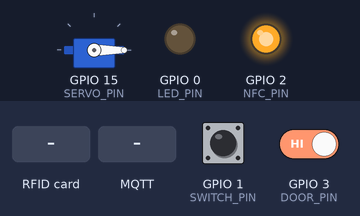
Bench run of a program on a simulated ESP8266 (NodeMCU). Shown: servo, output pins drawn as LEDs (lit = HIGH). The inputs (shaded band) are chosen by the test bench; at power-on: GPIO 3 (DOOR_PIN) HIGH, GPIO 1 (SWITCH_PIN) HIGH. WiFi joins after 1.5 s; servers stay silent unless stated; EEPROM starts erased; no MQTT or app messages arrive unless stated; what the program prints to the serial monitor is not drawn.

Above: at 3.4 s.
3.5 s: GPIO 3 (DOOR_PIN) driven LOW
5.0 s: GPIO 1 (SWITCH_PIN) pulled LOW for 0.15 s
At 6.1 s:
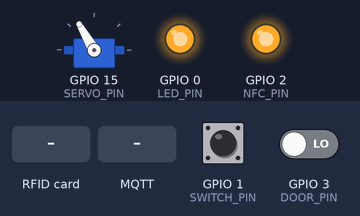
6.6 s: RFID card 01 ED 4D 1C held to the reader
8.1 s: MQTT message "UNLOCK" arrives on the first subscribed topic
At 9.3 s:
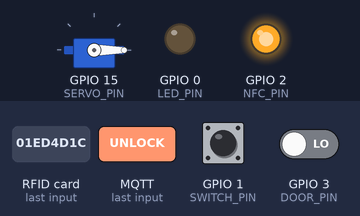
9.6 s: RFID card 5E 7A 19 C4 held to the reader
11.1 s: MQTT message "LOCK" arrives on the first subscribed topic
At 12.4 s:
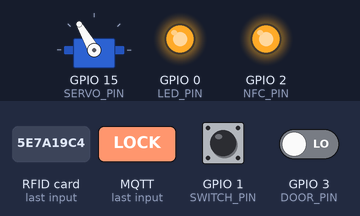
Timing chart, 0 to 13.6 s (numbered marks = the images above; inputs shaded):
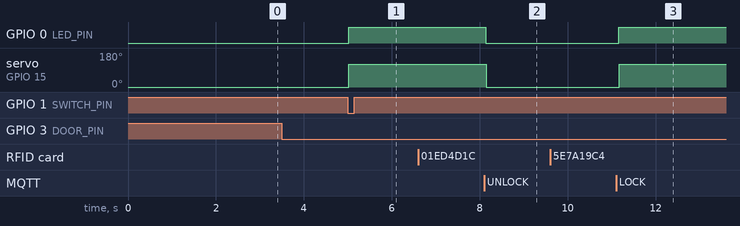

The program:

main.cpp
```cpp
#include <ArduinoOTA.h>
#include <EEPROM.h>
#include <ESP8266WiFi.h>
#include <MFRC522.h>
#include <PubSubClient.h>
#include <Servo.h>
#include <SPI.h>
#define LED_PIN 0
#define NFC_PIN 2
#define RST_PIN 5    // D1
#define SS_PIN 4     // D2
#define DOOR_PIN 3   // D9(RX)
#define SERVO_PIN 15 // D8
#define SWITCH_PIN 1 // D10
#if __has_include("info.h")
#include <info.h>
#else
/**
 * info.h只是方便我自己不用每次填写配置
 * 其他人在下方配置wifi和mqtt即可
 * 第一次刷入需将platformio.ini的上传方式改为串口模式
 */
const char *ssid = "WiFi名称";
const char *password = "WiFi密码";
const char *mqtt_username = "MQTT用户名";
const char *mqtt_password = "MQTT密码";
const char *mqtt_broker = "MQTT服务器地址";
const int mqtt_port = 1883;
#endif

// 设备名称
String device_name = "DoorLock";
// NFC配置
const int CARDS = 4;                                         // 存储的卡片数量上限
const int CARD_SIZE = 4;                                     // 卡片UID的长度
byte User_ID[CARDS][CARD_SIZE] = {{0x01, 0xED, 0x4D, 0x1C}}; // 存储的卡片UID
String WaitReadCard = "OFF";
const char *nfc_uid_topic = "sensor/door/nfc";
const char *nfc_state_topic = "switch/nfc/state";
const char *nfc_cmd_topic = "switch/nfc/cmd";
// 房门开合状态
String door_state = "ON";
bool DoorState = HIGH;
const char *door_state_topic = "binary_sensor/door/state";
// 门锁
String lock_state = "UNLOCK";
const char *lock_state_topic = "lock/doorlock/state"; // 上传状态主题
const char *lock_cmd_topic = "lock/doorlock/cmd";     // 接受命令主题
// 定义物理开关状态（高电平松开，低电平按下）
bool prevSwitchState = true;
// 定义上一次按下物理开关的时间
unsigned long lastClickTime = 0;
// 定义上一次重启NFC模块的时间
unsigned long lastRestartTime = 0;
// WiFi对象
WiFiClient espClient;
// MQTT对象
PubSubClient client(espClient);
// 建立舵机对象 myservo
Servo myservo;
// 创建新的mfrc522实例
MFRC522 rfid(SS_PIN, RST_PIN);

void pub_mqtt_state()
{
    client.publish(nfc_state_topic, WaitReadCard.c_str());
    Serial.println("上传房门状态: " + door_state);
    client.publish(door_state_topic, door_state.c_str());
    Serial.println("上传房门状态: " + door_state);
    client.publish(lock_state_topic, lock_state.c_str());
    Serial.println("上传门锁状态: " + lock_state);
    ESP.wdtFeed();
}

void nfc_restart()
{
    unsigned long restartTime = millis();
    if (restartTime - lastRestartTime > 300000)
    {
        digitalWrite(NFC_PIN, LOW);
        delay(10);
        digitalWrite(NFC_PIN, HIGH);
        // SPI.begin();
        rfid.PCD_Init();
        lastRestartTime = millis();
    }
}

void DoorSensor()
{
    // 读取开关状态
    bool newDoorState = digitalRead(DOOR_PIN);
    // 如果开关状态改变
    if (newDoorState != DoorState)
    {
        // 延迟10毫秒避免状态抖动
        delay(10);
        // 再次读取开关状态
        newDoorState = digitalRead(DOOR_PIN);
        // 如果开关状态仍然改变
        if (newDoorState != DoorState)
        {
            // 更新开关状态变量
            DoorState = newDoorState;
            if (DoorState)
                door_state = "ON";
            else
                door_state = "OFF";
            pub_mqtt_state();
        }
    }
}

void Lock()
{
    if (!DoorState && lock_state == "UNLOCK")
    {
        digitalWrite(LED_PIN, HIGH);
        Serial.println("锁定");
        myservo.write(120);
        delay(100);
        lock_state = "LOCK";
    }
    else if (lock_state == "LOCK")
    {
        digitalWrite(LED_PIN, LOW);
        Serial.println("解锁");
        myservo.write(0);
        delay(100);
        lock_state = "UNLOCK";
    }
    pub_mqtt_state();
}

void callback(char *topic, byte *payload, unsigned int length)
{
    Serial.println("-----------------------");
    Serial.printf("消息来自主题: %s\n", topic);
    String message;
    for (unsigned int i = 0; i < length; i++)
    {
        message += (char)payload[i];
    }
    Serial.println("消息内容: " + message);
    Serial.print("MQTT执行操作: ");
    if (strcmp(topic, lock_cmd_topic) == 0)
    {
        if (message == "UNLOCK")
            lock_state = "LOCK";
        else
            lock_state = "UNLOCK";
        lastClickTime = millis();
        Lock();
    }
    else if (strcmp(topic, nfc_cmd_topic) == 0)
    {
        WaitReadCard = message;
        pub_mqtt_state();
    }
}

void eepromWrite()
{
    for (int i = 0; i < CARDS; i++)
    {
        EEPROM.put(i * CARD_SIZE, User_ID[i]);
    }
    EEPROM.commit();
}

void eepromRead()
{
    String all_uid = "";
    for (int i = 0; i < CARDS; i++)
    {
        EEPROM.get(i * CARD_SIZE, User_ID[i]);
        if (User_ID[i][0] != '\0')
        {
            for (int j = 0; j < CARD_SIZE; j++)
            {
                all_uid.concat(String(User_ID[i][j] < 0x10 ? "0" : ""));
                all_uid.concat(String(User_ID[i][j], HEX));
            }
            all_uid.concat(i < CARDS ? ",\n" : "");
        }
    }
    client.publish(nfc_uid_topic, all_uid.c_str());
}

String rfidReadUid(byte *buffer, byte bufferSize)
{
    String cardUid = "";
    for (byte i = 0; i < bufferSize; i++)
    {
        cardUid.concat(String(buffer[i] < 0x10 ? "0" : ""));
        cardUid.concat(String(buffer[i], HEX));
    }
    return cardUid;
}

void NFC()
{
    if (rfid.PICC_IsNewCardPresent())
    {
        // 获取当前时间
        unsigned long clickTime = millis();
        // 如果距离上次单击时间小于500毫秒则退出
        if (clickTime - lastClickTime < 1500)
            return;
        if (rfid.PICC_ReadCardSerial())
        {
            String cardUid = rfidReadUid(rfid.uid.uidByte, rfid.uid.size);
            Serial.println("卡片UID: " + cardUid);
            client.publish(nfc_uid_topic, ("UID:" + cardUid).c_str());
            bool found = false;
            for (byte num = 0; num < CARDS; num++)
            {
                String storedUid = rfidReadUid(User_ID[num], CARD_SIZE);
                if (WaitReadCard == "OFF" && cardUid.equals(storedUid))
                {
                    Serial.println("验证通过");
                    Lock();
                    break;
                }
                else if (WaitReadCard == "OFF" && num == CARDS - 1)
                {
                    Serial.println("验证失败");
                }
                else if (WaitReadCard == "ON" && cardUid.equals(storedUid))
                {
                    memset(User_ID[num], 0, CARD_SIZE);
                    eepromWrite();
                    Serial.println("已删除UID: " + cardUid);
                    found = true;
                    WaitReadCard = "OFF";
                    client.publish(nfc_state_topic, WaitReadCard.c_str());
                    break;
                }
            }
            if (WaitReadCard == "ON" && !found)
            {
                // 查看User_ID有几组数据
                int index = -1;
                for (int i = 0; i < CARDS; i++)
                {
                    if (User_ID[i][0] == '\0')
                    {
                        index = i;
                        break;
                    }
                }
                if (index != -1)
                {
                    // 将UID添加到User_ID变量
                    for (int i = 0; i < rfid.uid.size; i++)
                    {
                        User_ID[index][i] = rfid.uid.uidByte[i];
                    }
                    eepromWrite();
                    Serial.println("已添加UID到内部存储");
                }
                else
                {
                    Serial.println("无法添加UID，存储已满");
                }
                WaitReadCard = "OFF";
                client.publish(nfc_state_topic, WaitReadCard.c_str());
            }
            // 使放置在读卡区的IC卡进入休眠状态，不再重复读卡
            rfid.PICC_HaltA();
            // 停止读卡模块编码
            rfid.PCD_StopCrypto1();
            lastClickTime = clickTime;
        }
    }
    nfc_restart();
}

void Button()
{
    // 读取开关状态
    bool newSwitchState = digitalRead(SWITCH_PIN);
    // 如果开关状态改变
    if (newSwitchState != prevSwitchState)
    {
        // 延迟10毫秒避免状态抖动
        delay(10);
        // 再次读取开关状态
        newSwitchState = digitalRead(SWITCH_PIN);
        // 如果开关状态仍然改变
        if (newSwitchState != prevSwitchState)
        {
            // 更新开关状态变量
            prevSwitchState = newSwitchState;
            // 如果开关打开
            if (!prevSwitchState)
            {
                // 获取当前时间
                unsigned long clickTime = millis();
                // 如果距离上次单击时间超过500毫秒
                if (clickTime - lastClickTime > 500)
                {
                    // 记录当前单击时间，并打印单击状态
                    lastClickTime = clickTime;
                    Lock();
                }
            }
        }
    }
}

void WiFiConnect()
{
    WiFi.hostname(device_name);
    WiFi.begin(ssid, password);
    Serial.print("\n正在连接WiFi, 请稍等");
    while (WiFi.status() != WL_CONNECTED && digitalRead(SWITCH_PIN))
    {
        delay(1000);
        Serial.print(".");
    }
    if (digitalRead(SWITCH_PIN))
    {
        Serial.printf("\nWiFi名称: %s\n", ssid);
        Serial.print("IP地址: ");
        Serial.println(WiFi.localIP());
        Serial.println("MAC地址: " + WiFi.macAddress());
    }
}

void MQTTConnect()
{
    client.setServer(mqtt_broker, mqtt_port);
    client.setCallback(callback);
    while (!client.connected() && digitalRead(SWITCH_PIN))
    {
        String client_id = device_name + "-" + WiFi.macAddress();
        Serial.printf("设备%s正在连接到MQTT服务器...\n", client_id.c_str());
        if (client.connect(client_id.c_str(), mqtt_username, mqtt_password))
        {
            Serial.println("MQTT服务器已连接");
            client.subscribe(lock_cmd_topic);
            client.subscribe(nfc_cmd_topic);
            DoorSensor();
            pub_mqtt_state();
        }
        else
        {
            Serial.print("连接失败, 即将重试 代码：");
            Serial.println(client.state());
            delay(1000);
        }
    }
}

void setup()
{
    Serial.begin(9600);
    pinMode(LED_PIN, OUTPUT);
    pinMode(NFC_PIN, OUTPUT);
    pinMode(SERVO_PIN, OUTPUT);
    pinMode(DOOR_PIN, INPUT_PULLUP);
    pinMode(SWITCH_PIN, INPUT_PULLUP);
    digitalWrite(LED_PIN, LOW);
    digitalWrite(NFC_PIN, HIGH);
    myservo.attach(SERVO_PIN, 500, 2500);
    myservo.write(0);
    // 连接 WiFi
    WiFiConnect();
    // 连接 MQTT 服务器
    MQTTConnect();
    SPI.begin();
    rfid.PCD_Init();
    EEPROM.begin(CARDS * CARD_SIZE);
    eepromRead();
    // OTA设置并启动
    ArduinoOTA.setHostname(device_name.c_str());
    ArduinoOTA.begin();
    Serial.println("初始化完成");
}

void loop()
{
    ArduinoOTA.handle();
    client.loop();
    if (WiFi.status() != WL_CONNECTED && digitalRead(SWITCH_PIN))
    {
        Serial.print("WiFi已断开, 即将重新连接WiFi");
        WiFiConnect();
        ArduinoOTA.setHostname(device_name.c_str());
        ArduinoOTA.begin();
    }
    if (!client.connected() && digitalRead(SWITCH_PIN))
    {
        Serial.println("MQTT已断开, 即将重新连接MQTT");
        MQTTConnect();
    }
    DoorSensor();
    Button();
    NFC();
}
```

Measured:
- after the input at 3.5 s, every drawn part: stays the same
- after the input at 5.0 s, GPIO 0 (LED_PIN): LOW → HIGH at once; servo on GPIO 15 (SERVO_PIN): 0° → 120° at once
- after the input at 6.6 s, every drawn part: stays the same
- after the input at 8.1 s, GPIO 0 (LED_PIN): HIGH → LOW at once; servo on GPIO 15 (SERVO_PIN): 120° → 0° after 0.05 s
- after the input at 9.6 s, every drawn part: stays the same
- after the input at 11.1 s, GPIO 0 (LED_PIN): LOW → HIGH after 0.06 s; servo on GPIO 15 (SERVO_PIN): 0° → 120° after 0.07 s
